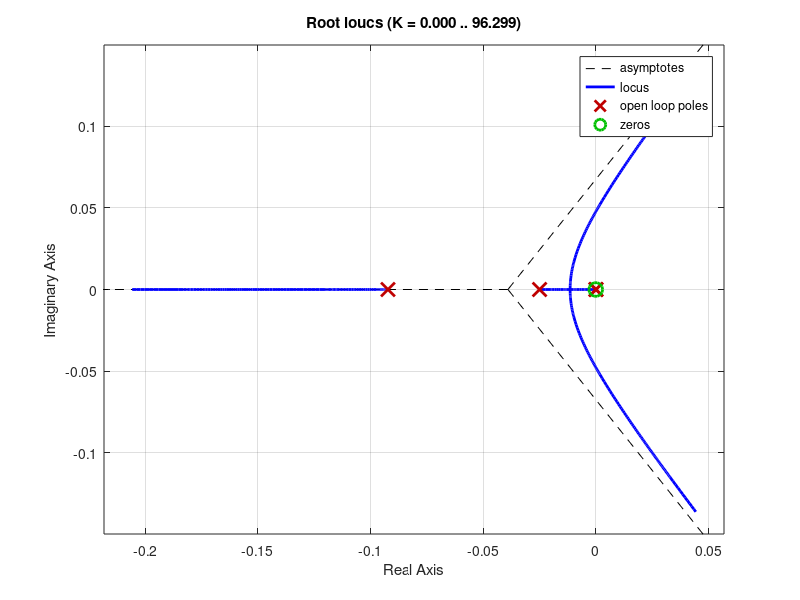

This figure's MATLAB source:
clc
clear
s = tf('s');
H = tf([-4.875e-06], [1, 0.1173, 0.002308, 1.218e-20]);
H_cl = feedback(H,1);
pole(H_cl);
kp = -9; ki = -0.001; kd = 0;
controller = kp + ki / s + kd * s
rlocus(H * controller)
